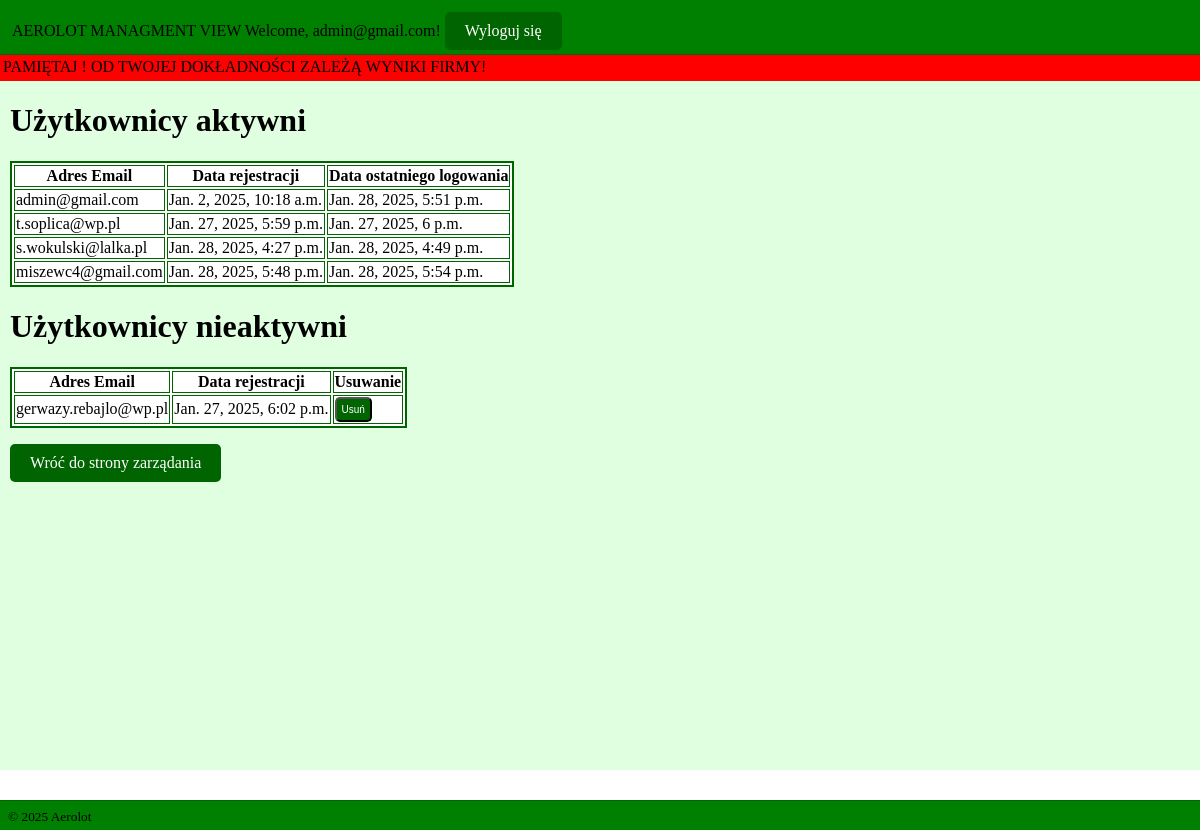
/user_list (signed in), run on the app's committed database.
### AerolotBooking/models.py (models this page shows, shortened)
class CustomUser(AbstractUser):
    objects = CustomUserManager()
    username = None
    email = models.EmailField('email address', unique=True)
    email_verified = models.BooleanField(default=False)
    USERNAME_FIELD = 'email'
    REQUIRED_FIELDS = []

### AerolotBooking/views.py (the view)
# urls.py: path('user_list', views.users_view, name='user_list'),
@user_passes_test(is_superuser)
def users_view(request):
    users = CustomUser.objects.all()
    for user in users:
        user.can_be_deleted = user.date_joined <= timezone.now() - timedelta(days=1)
    return render(request,'create/user_list.html',{'users':users})

### AerolotBooking/views.py (called while the page is built)
def is_superuser(user):
    return user.is_superuser

### templates/create/user_list.html (shortened to what this page needs)
{% extends 'create/base_create.html' %}
{% load static %}
{% block content %}
    <div class="maindiv">
    <h1>
        Użytkownicy aktywni
    </h1>
        <table class="usertable">
            <thead>
                <tr>
                    <th>
                        Adres Email
                    </th>
                    <th>
                        Data rejestracji
                    </th>
                    <th>
                        Data ostatniego logowania
                    </th>
                </tr>
            </thead>
            <tbody>
                {% for user in users %}
                    {% if user.is_active %}
                        <tr>
                            <td>
                                {{ user.email }}
                            </td>
                            <td>
                                {{ user.date_joined }}
                            </td>
                            <td>
                                {% if user.last_login %}
                                    {{ user.last_login }}
                                    {% else %}
                                    Nigdy nie logowany
                                    {% endif %}
                            </td>
                        </tr>
                    {% endif %}
            {% endfor %}
            </tbody>
        </table>
        <h1> Użytkownicy nieaktywni</h1>
        <table class="usertable">
            <thead>
                <tr>
                    <th>
                        Adres Email
                    </th>
                    <th>
                        Data rejestracji
                    </th>
                    <th>
                       Usuwanie
                    </th>
                </tr>
            </thead>
            <tbody>
                {% for user in users %}
                    {% if not user.is_active %}
                        <tr>
                            <td>
                                {{ user.email }}
                            </td>
                            <td>
                                {{ user.date_joined }}
                            </td>
                            <td>
                                {% if user.can_be_deleted %}
                                <form method="post" action="{% url 'delete_user' user.id %}" >
                                 <button type="submit" class="button2">Usuń</button>
                                </form>
                                {% else %}
                                    Użytkownik ma czas na aktywację
                                {% endif %}
                            </td>
                        </tr>
                    {% endif %}
            {% endfor %}
            </tbody>
        </table>
    <p>
        <a href="{% url 'home_management' %}" class="button">Wróć do strony zarządania</a>
    </p>
    </div>
{% endblock %}

### templates/create/base_create.html (shortened to what this page needs)
<!DOCTYPE html>
<html lang="pl">
<head>
    {% load static %}
    <link rel="stylesheet" href="{% static 'style2.css' %}">
</head>
<body>
<header>
    <div class="hc">
    AEROLOT MANAGMENT VIEW
    Welcome, {{ request.user.email }}! <a href="/logout" class="button">Wyloguj się</a>
    </div>
</header>
<main>
    <div class="memo">
        PAMIĘTAJ ! OD TWOJEJ DOKŁADNOŚCI ZALEŻĄ WYNIKI FIRMY!
    </div>
    {% block content %}
    {% endblock %}
</main>
<footer>
     &copy; {% now "Y" %} Aerolot
</footer>
</body>
</html>

### static/style2.css (style rules this page uses)
html, body { height: 100%; margin: 0; padding: 0; box-sizing: border-box; }
.maindiv { margin-left: 10px; }
header { position: fixed; top: 0; width: 100%; height: 30px; padding: 12px; background-color: green; border-bottom: darkgreen 1px solid; color: black; justify-content: space-between; z-index: 10; }
.memo { position: relative; width: 100%; height: 20px; background-color: red; padding: 3px; margin-top: 20px; }
.usertable { border: darkgreen solid 2px; background-color: white; }
.usertable td { border: darkgreen solid 1px; }
.usertable tr { border: darkgreen solid 1px; }
.usertable th { border: darkgreen solid 1px; }
footer { position: fixed; box-sizing: border-box; bottom: 0; width: 100%; height: 30px; padding: 8px; background-color: green; color: black; font-size: smaller; font-weight: 500; z-index: 10; border-top: darkgreen 1px solid; }
main { position: relative; padding-top: 5px; margin-top:30px; padding-bottom: 35px; min-height: calc(100vh - 60px); box-sizing: border-box; overflow-y: auto; z-index: 1; background-color: #E0FFE0; }
.button { display: inline-block; padding: 10px 20px; background-color: darkgreen; color: white; text-align: center; text-decoration: none; border-radius: 5px; font-size: 16px; transition: background-color 0.3s; }
.button2 { display: inline-block; padding: 5px 5px; background-color: darkgreen; color: white; text-align: center; text-decoration: none; border-radius: 5px; font-size: 10px; transition: background-color 0.3s; left: 20px; }

### data on the page
CustomUser: user.email "admin@gmail.com", email "admin@gmail.com", date_joined "Jan. 2, 2025, 10:18 a.m.", last_login "Jan. 28, 2025, 5:51 p.m."
CustomUser: email "t.soplica@wp.pl", date_joined "Jan. 27, 2025, 5:59 p.m.", last_login "Jan. 27, 2025, 6 p.m."
CustomUser: email "s.wokulski@lalka.pl", date_joined "Jan. 28, 2025, 4:27 p.m.", last_login "Jan. 28, 2025, 4:49 p.m."
CustomUser: email "miszewc4@gmail.com", date_joined "Jan. 28, 2025, 5:48 p.m.", last_login "Jan. 28, 2025, 5:54 p.m."
CustomUser: email "gerwazy.rebajlo@wp.pl", date_joined "Jan. 27, 2025, 6:02 p.m.", shows "Usuń"
